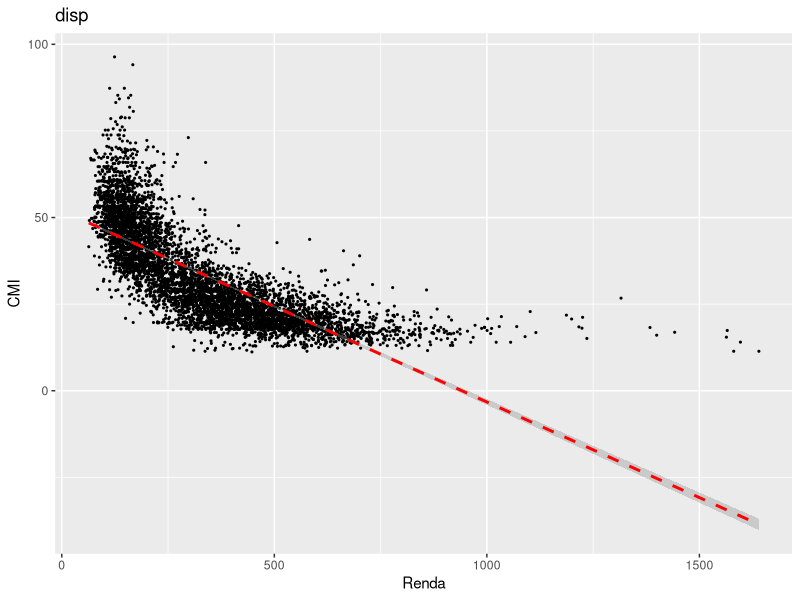

This figure's R source:
#Script R minicurso de R p/ análise de dados da saúde

#Aula 3 criando um gráfico de dispersão

library(ggplot2)

# CMI = coeficiente de mortalidade infantil - (média 1991, 2000, 2010) 
# RENDA = média da renda per capita dos municípios brasileiros (1991, 2000, 2010)
Municipios = read.csv("municipios_atlas.csv", sep=";")

#Exportar o gráfico para arquivo
png("dispersao_CMIxRENDA.png")

ggplot(data = Municipios, aes (x=RENDA, y=CMI))+
  geom_point(size=0.4) +
  geom_smooth(method = "lm", color="red", linetype=2) +
  labs(x='Renda', y='CMI', title="disp")

dev.off()

#Teste de correlação
cor(Municipios$RENDA, Municipios$CMI)
cor.test(Municipios$RENDA, Municipios$CMI)
